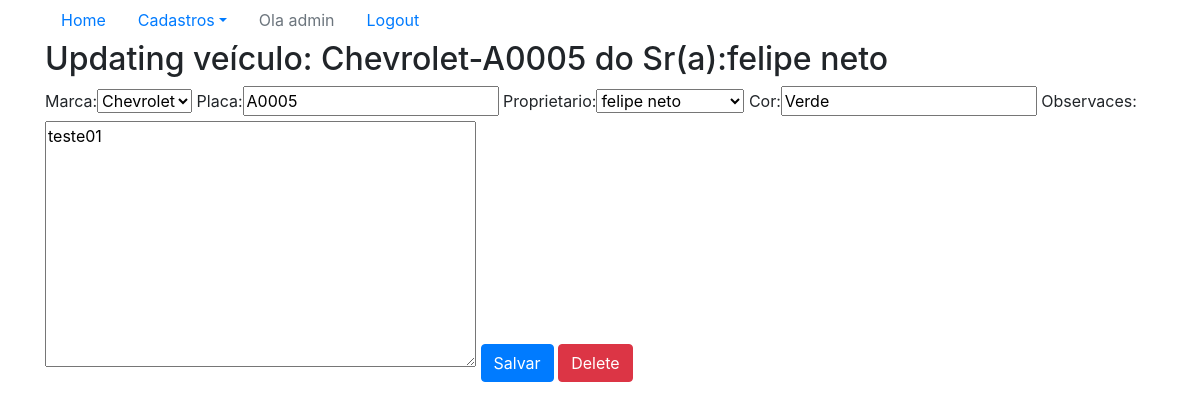
/sistema/veiculo-update/1/ (signed in), run on the app's committed database.
### core/models.py (models this page shows)
class Veiculo(models.Model):
    marca = models.ForeignKey(Marca, on_delete=models.CASCADE)
    placa = models.CharField(max_length=7)
    proprietario = models.ForeignKey(Pessoa, on_delete=models.CASCADE)
    cor = models.CharField(max_length=15)
    observaces = models.TextField()
    """ Para remover o erro d: E1101:Class 'Pessoa' has no 'objects' member """
    objects = models.Manager()
    def __str__(self):
        return (
            str(self.marca) + '-'+ self.placa + ' do Sr(a):'
            + str(self.proprietario)
        )

class Marca(models.Model):
    nome = models.CharField(max_length=50)
    """ Para remover o erro d: E1101:Class 'Pessoa' has no 'objects' member """
    objects = models.Manager()
    def __str__(self):
        return self.nome

class Pessoa(models.Model):
    nome = models.CharField(max_length=100)
    endereco = models.CharField(max_length=200)
    telefone = models.CharField(max_length=20)
    """ Para remover o erro d: E1101:Class 'Pessoa' has no 'objects' member """
    objects = models.Manager()
    def __str__(self):
        return self.nome

### core/views.py (the view)
# urls.py: re_path(r'^veiculo-update/(?P<id>\d+)/$', veiculo_update,
@login_required
def veiculo_update(request, id):
    data = {}
    veiculo = Veiculo.objects.get(id=id)
    form = VeiculoForm (request.POST or None, instance=veiculo)
    data['veiculo'] = veiculo
    data['form'] = form
    if request.method == 'POST':
        if form.is_valid():
            form.save()
            return redirect('core_lista_veiculos')
    else:
        return render(request, 'core/update_veiculo.html', data)

### core/forms.py
class VeiculoForm(ModelForm):
    class Meta:
        model  = Veiculo
        fields = '__all__'

### core/templates/core/update_veiculo.html (shortened to what this page needs)
{% extends 'base.html' %}
{% load bootstrap %}
{% block main %}
<div class="row">
    <div class="col">
        <h2>Updating veículo: {{veiculo}}</h2>
        <form action="{% url 'core_veiculo_update' veiculo.id %}" method="POST">
            {{form|bootstrap}}
            <button type="submit" class="btn btn-primary">Salvar</button>
            <a href="{% url 'core_veiculo_delete' veiculo.id%}" class="btn btn-danger"> Delete </a>
        </form>
    </div>
</div>
{% endblock  %}

### templates/base.html (shortened to what this page needs)
{% load static %}
<!DOCTYPE html>
<html lang="pt-br">
<head>
    <link rel="stylesheet" href="{% static 'bootstrap/css/bootstrap.css' %}">
    <link rel="stylesheet" href="{% static 'css/style.css' %}">
</head>
<body>
    <div class="container">
        {% block menu %}
            <ul class="nav nav-pills">
                <li class="nav-item">
                    <a class="nav-link {{menu_home_ativo}}" href="{% url 'core_home' %}">Home</a>
                </li>
                <li class="nav-item dropdown">
                    <a class="nav-link dropdown-toggle {{menu_cadastro_ativo}}" data-toggle="dropdown" href="#" role="button" aria-haspopup="true" aria-expanded="false">Cadastros</a>
                </li>
                {% if user.is_authenticated  %}
                <li class="nav-item">
                    <a class="nav-link disabled" href="">Ola {{user}} </a>
                </li>
                <li class="nav-item">
                    <a class="nav-link" href=" {% url 'logout' %}">Logout</a>
                </li>
                {% else %}
                <li class="nav-item">
                    <a class="nav-link" href=" {% url 'login' %}">Login</a>
                </li>
                {% endif %}
            </ul>
        {% endblock %}
        {% block main %}
        {% endblock  %}
    </div>
</body>
</html>

### data on the page
Veiculo: marca+placa+proprietario "Chevrolet-A0005 do Sr(a):felipe neto", marca "Chevrolet", placa "A0005", proprietario "felipe neto", cor "Verde", observaces "teste01"

### other printed values
{{ user }} "admin"
